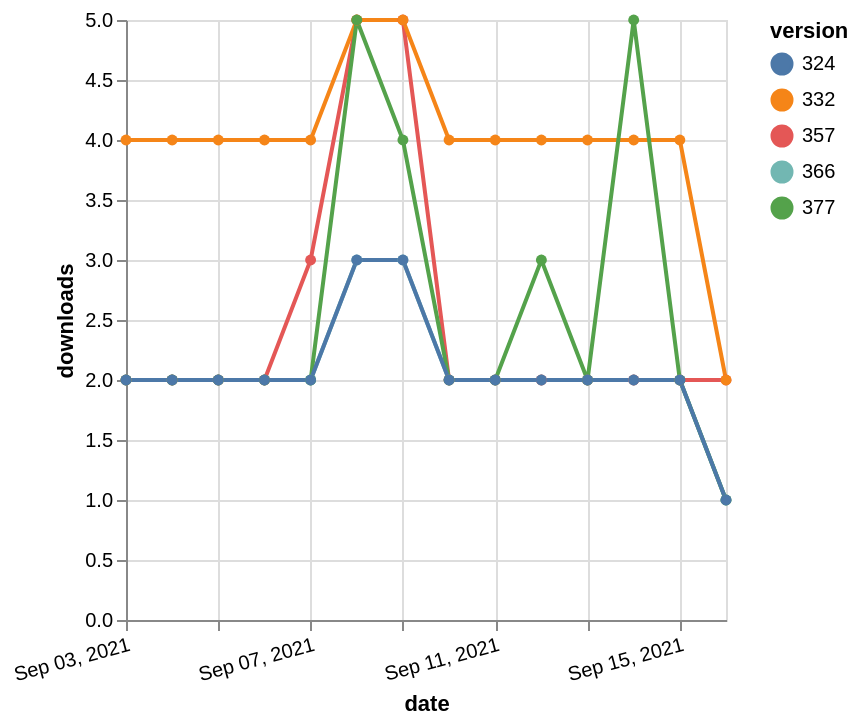

Specify this chart in Vega-Lite:
### Vega-Lite specification from a JSON file in a GitHub repository (floating-point values rounded to 4 significant figures)
{"$schema": "https://vega.github.io/schema/vega-lite/v5.json", "description": "A simple bar chart with embedded data.", "data": {"values": [{"date": "2021-09-03", "total": 2330, "delta": 2, "version": "366"}, {"date": "2021-09-04", "total": 2332, "delta": 2, "version": "366"}, {"date": "2021-09-05", "total": 2334, "delta": 2, "version": "366"}, {"date": "2021-09-06", "total": 2336, "delta": 2, "version": "366"}, {"date": "2021-09-07", "total": 2338, "delta": 2, "version": "366"}, {"date": "2021-09-08", "total": 2341, "delta": 3, "version": "366"}, {"date": "2021-09-09", "total": 2344, "delta": 3, "version": "366"}, {"date": "2021-09-10", "total": 2346, "delta": 2, "version": "366"}, {"date": "2021-09-11", "total": 2348, "delta": 2, "version": "366"}, {"date": "2021-09-12", "total": 2350, "delta": 2, "version": "366"}, {"date": "2021-09-13", "total": 2352, "delta": 2, "version": "366"}, {"date": "2021-09-14", "total": 2354, "delta": 2, "version": "366"}, {"date": "2021-09-15", "total": 2356, "delta": 2, "version": "366"}, {"date": "2021-09-16", "total": 2357, "delta": 1, "version": "366"}, {"date": "2021-09-03", "total": 2913, "delta": 2, "version": "357"}, {"date": "2021-09-04", "total": 2915, "delta": 2, "version": "357"}, {"date": "2021-09-05", "total": 2917, "delta": 2, "version": "357"}, {"date": "2021-09-06", "total": 2919, "delta": 2, "version": "357"}, {"date": "2021-09-07", "total": 2922, "delta": 3, "version": "357"}, {"date": "2021-09-08", "total": 2927, "delta": 5, "version": "357"}, {"date": "2021-09-09", "total": 2932, "delta": 5, "version": "357"}, {"date": "2021-09-10", "total": 2934, "delta": 2, "version": "357"}, {"date": "2021-09-11", "total": 2936, "delta": 2, "version": "357"}, {"date": "2021-09-12", "total": 2938, "delta": 2, "version": "357"}, {"date": "2021-09-13", "total": 2940, "delta": 2, "version": "357"}, {"date": "2021-09-14", "total": 2942, "delta": 2, "version": "357"}, {"date": "2021-09-15", "total": 2944, "delta": 2, "version": "357"}, {"date": "2021-09-16", "total": 2946, "delta": 2, "version": "357"}, {"date": "2021-09-03", "total": 4937, "delta": 4, "version": "332"}, {"date": "2021-09-04", "total": 4941, "delta": 4, "version": "332"}, {"date": "2021-09-05", "total": 4945, "delta": 4, "version": "332"}, {"date": "2021-09-06", "total": 4949, "delta": 4, "version": "332"}, {"date": "2021-09-07", "total": 4953, "delta": 4, "version": "332"}, {"date": "2021-09-08", "total": 4958, "delta": 5, "version": "332"}, {"date": "2021-09-09", "total": 4963, "delta": 5, "version": "332"}, {"date": "2021-09-10", "total": 4967, "delta": 4, "version": "332"}, {"date": "2021-09-11", "total": 4971, "delta": 4, "version": "332"}, {"date": "2021-09-12", "total": 4975, "delta": 4, "version": "332"}, {"date": "2021-09-13", "total": 4979, "delta": 4, "version": "332"}, {"date": "2021-09-14", "total": 4983, "delta": 4, "version": "332"}, {"date": "2021-09-15", "total": 4987, "delta": 4, "version": "332"}, {"date": "2021-09-16", "total": 4989, "delta": 2, "version": "332"}, {"date": "2021-09-03", "total": 2119, "delta": 2, "version": "377"}, {"date": "2021-09-04", "total": 2121, "delta": 2, "version": "377"}, {"date": "2021-09-05", "total": 2123, "delta": 2, "version": "377"}, {"date": "2021-09-06", "total": 2125, "delta": 2, "version": "377"}, {"date": "2021-09-07", "total": 2127, "delta": 2, "version": "377"}, {"date": "2021-09-08", "total": 2132, "delta": 5, "version": "377"}, {"date": "2021-09-09", "total": 2136, "delta": 4, "version": "377"}, {"date": "2021-09-10", "total": 2138, "delta": 2, "version": "377"}, {"date": "2021-09-11", "total": 2140, "delta": 2, "version": "377"}, {"date": "2021-09-12", "total": 2143, "delta": 3, "version": "377"}, {"date": "2021-09-13", "total": 2145, "delta": 2, "version": "377"}, {"date": "2021-09-14", "total": 2150, "delta": 5, "version": "377"}, {"date": "2021-09-15", "total": 2152, "delta": 2, "version": "377"}, {"date": "2021-09-16", "total": 2153, "delta": 1, "version": "377"}, {"date": "2021-09-03", "total": 2654, "delta": 2, "version": "324"}, {"date": "2021-09-04", "total": 2656, "delta": 2, "version": "324"}, {"date": "2021-09-05", "total": 2658, "delta": 2, "version": "324"}, {"date": "2021-09-06", "total": 2660, "delta": 2, "version": "324"}, {"date": "2021-09-07", "total": 2662, "delta": 2, "version": "324"}, {"date": "2021-09-08", "total": 2665, "delta": 3, "version": "324"}, {"date": "2021-09-09", "total": 2668, "delta": 3, "version": "324"}, {"date": "2021-09-10", "total": 2670, "delta": 2, "version": "324"}, {"date": "2021-09-11", "total": 2672, "delta": 2, "version": "324"}, {"date": "2021-09-12", "total": 2674, "delta": 2, "version": "324"}, {"date": "2021-09-13", "total": 2676, "delta": 2, "version": "324"}, {"date": "2021-09-14", "total": 2678, "delta": 2, "version": "324"}, {"date": "2021-09-15", "total": 2680, "delta": 2, "version": "324"}, {"date": "2021-09-16", "total": 2681, "delta": 1, "version": "324"}]}, "width": "container", "mark": {"type": "line", "point": {"filled": true}}, "encoding": {"x": {"field": "date", "type": "temporal", "timeUnit": "yearmonthdate", "title": "date", "axis": {"labelAngle": -15}}, "y": {"field": "delta", "type": "quantitative", "title": "downloads"}, "color": {"field": "version", "type": "nominal"}, "tooltip": {"field": "delta"}}}
